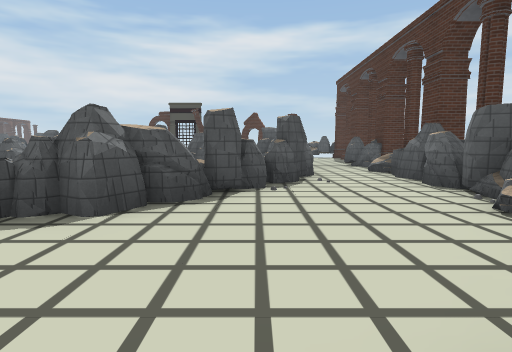
view 1 (above)

17 first-person views from a walk through a 3-D level made in the Unity game engine. The camera is 1.5 m above the floor, tilts 6° down and sees 80° across. The floor is counted in squares, 2.12 m on a side. Each view is taken from the middle of a square. On the plan, view 1 faces up. The plan holds only what a view shows up to about 10 squares ahead; the rest is blank. The place goes on beyond the plan. The player character is not drawn. Some animated figures are left out. Some surface patterns are stand-ins.

view 2
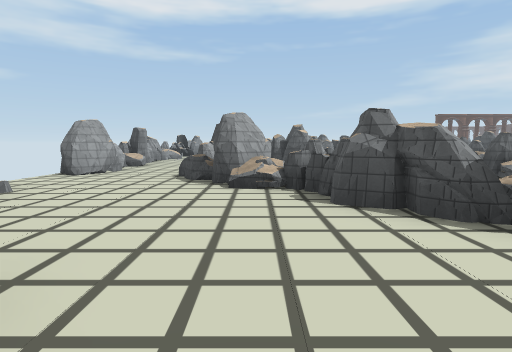

view 3
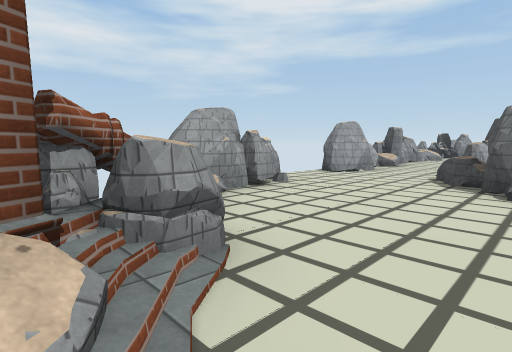

view 4
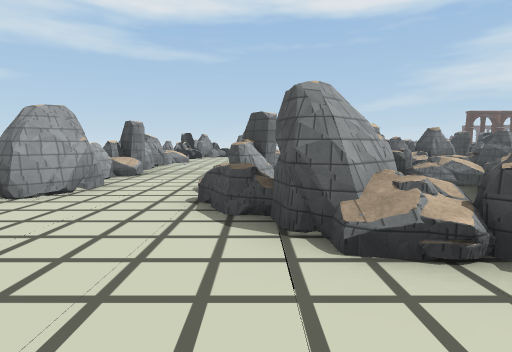

view 5
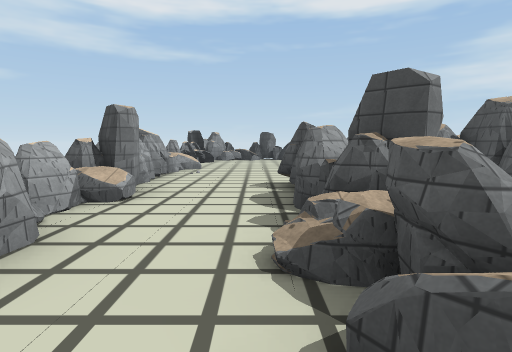

view 6
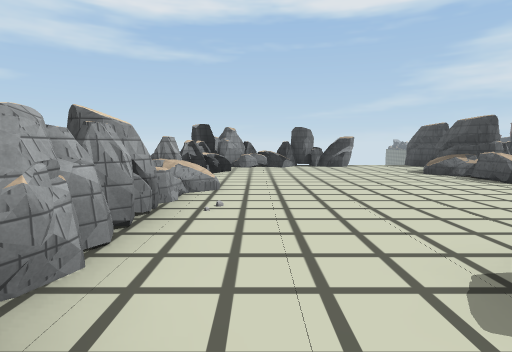

view 7
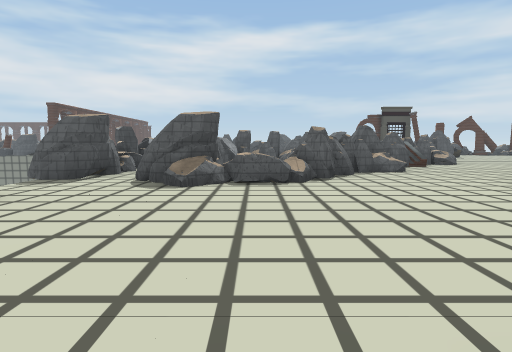

view 8
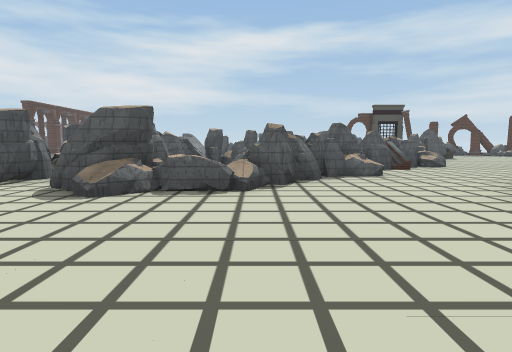

view 9
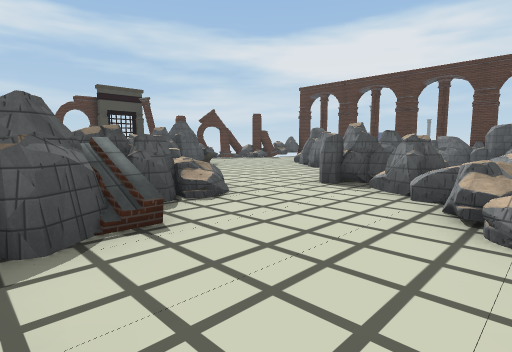

view 10
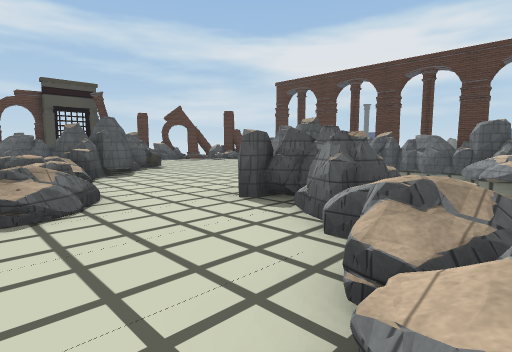

view 11
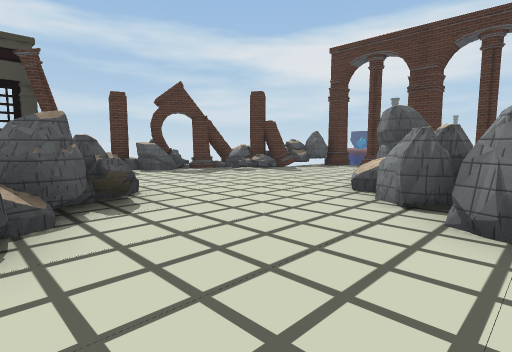

view 12
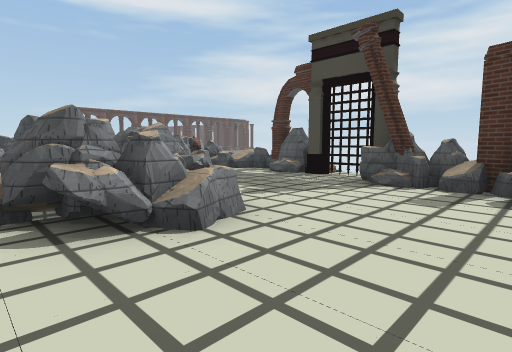

view 13
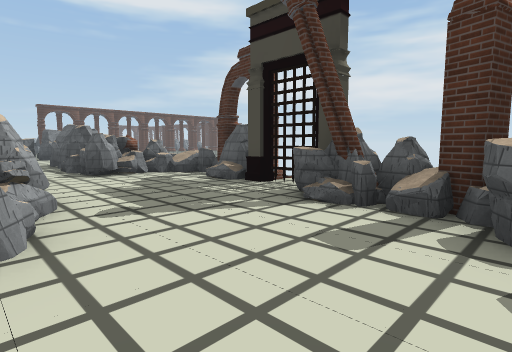

view 14
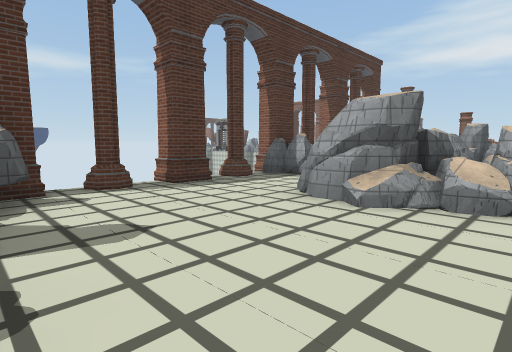

view 15
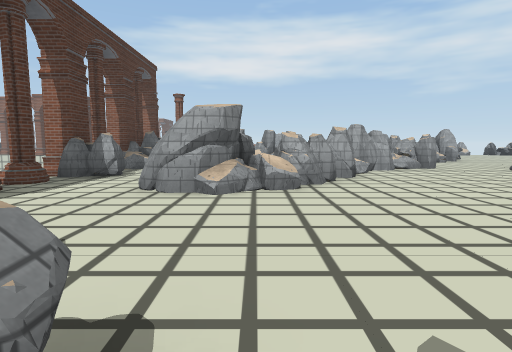

view 16
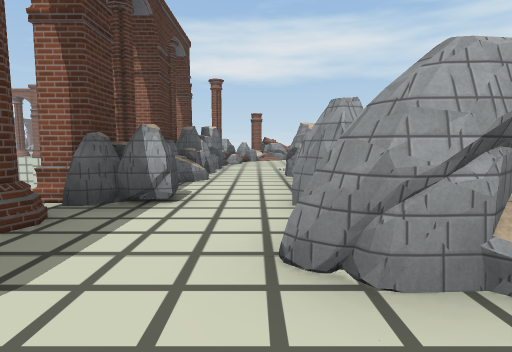

view 17
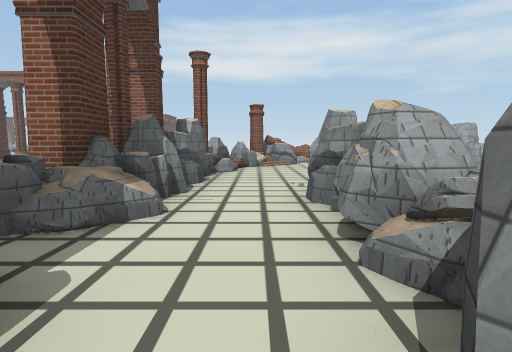

### Floor plan
Key: @ floor where view 1 was taken; # wall or solid block; x gap in a wall; . floor; / step, stairs or slope; = window, fence, low wall or low ledge; ^ raised ledge; O other object.
Columns run from 19 left of view 1 to 5 right of it. Each row starts with its distance up from view 1.
 20            ^####
 19           #^.#O####
 18        ####^......###
 17        ..##.........##
 16             ........##^#
 15             ####=.......x
 14         =##   ##.......#
 13              ##........##
 12              #.....##...
 11            #//....###..#=
 10            #=....## #..##
  9     #     ##=...##  #..#
  8  #  #   ###...###   #.=#
  7  #. #   #.....##    #.=#
  6  #. #  ##....=#    ##..#
  5  #.#####....=#    ##...#
  4 ##.##==....##=   ##....#
  3  ...=.....###   ##....=#
  2  #........##  ###.....#
  1  #........######.....##
  0  #.................@##
 -1  #.................^#
 -2  #.#../#####.##..##
 -3  #### x # ##^ # x #

Where each view was taken, in squares from view 1:
view 1: 0 up, 0 right, facing up
view 2: 2 up, 2 right, facing left
view 3: 2 up, 2 right, facing down-left
view 4: 1 up, 1 left, facing left
view 5: 0 up, 4 left, facing left
view 6: 1 down, 8 left, facing left
view 7: 2 down, 14 left, facing up
view 8: 1 down, 13 left, facing up
view 9: 5 up, 10 left, facing up-right
view 10: 5 up, 8 left, facing up-right
view 11: 10 up, 5 left, facing up-right
view 12: 13 up, 1 left, facing up-left
view 13: 15 up, 1 left, facing up-left
view 14: 16 up, 1 left, facing down-right
view 15: 17 up, 0 right, facing down
view 16: 14 up, 2 right, facing down
view 17: 11 up, 2 right, facing down
